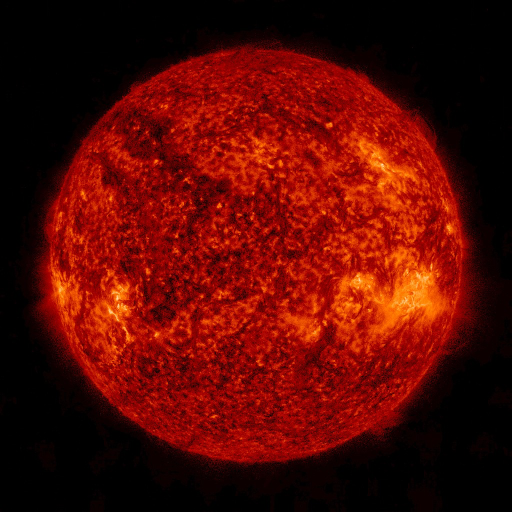
#> input picture pictures/base.png, 1024 x 1024 px (shown at 1/2 size); its folder holds only this picture in this run
$ python align_center.py
#> lines starting #> are read from the running program, lines starting #| are printed output that depends on the picture; after the words box and inside, x2 and y2 are one past the last pixel; in counts of white or black regions, pixels touching at a corner belong together
#> further down, base_image is the input picture: shape (1024, 1024, 3); mean B, G, R 2.7, 9.7, 87.2

import os
import glob
import cv2
import numpy as np

SHOW = True
MAX_SIZE = 900
DEBUG_FOLDER = "debug"


def _to_uint8_bgr(image):
    img = np.asarray(image)
    if img.dtype != np.uint8:
        img = img.astype(np.float32)
        lo, hi = float(img.min()), float(img.max())
        img = (img - lo) / (hi - lo) * 255 if hi > lo else np.zeros_like(img)
        img = img.astype(np.uint8)
    if img.ndim == 2:
        img = cv2.cvtColor(img, cv2.COLOR_GRAY2BGR)
    elif img.shape[2] == 4:
        img = cv2.cvtColor(img, cv2.COLOR_BGRA2BGR)
    return img


def _gui_available():
    if os.name == "nt" or os.uname().sysname == "Darwin":
        return True
    return bool(os.environ.get("DISPLAY") or os.environ.get("WAYLAND_DISPLAY"))


def show_image(image, title="image", wait=True):
    if not SHOW:
        return
    img = _to_uint8_bgr(image)
    h, w = img.shape[:2]
    scale = min(1.0, MAX_SIZE / max(h, w))
    if scale < 1.0:
        img = cv2.resize(img, (int(w * scale), int(h * scale)),
                         interpolation=cv2.INTER_AREA)
    if _gui_available():
        try:
            cv2.imshow(title, img)
            if wait:
                cv2.waitKey(0)
                cv2.destroyWindow(title)
            else:
                cv2.waitKey(1)
            return
        except cv2.error:   # opencv-python-headless
            pass
    os.makedirs(DEBUG_FOLDER, exist_ok=True)
    safe = "".join(c if c.isalnum() or c in "-_." else "_" for c in title)
    path = os.path.join(DEBUG_FOLDER, f"{safe}.png")
    cv2.imwrite(path, img)
    print(f"[show_image] окно недоступно, сохранено: {path}")


def show_compare(before, after, title="до | после", wait=True):
    """Показывает 'до' и 'после' рядом с подписями."""
    if not SHOW:
        return
    a, b = _to_uint8_bgr(before), _to_uint8_bgr(after)
    h = min(a.shape[0], b.shape[0])
    a = cv2.resize(a, (int(a.shape[1] * h / a.shape[0]), h))
    b = cv2.resize(b, (int(b.shape[1] * h / b.shape[0]), h))
    for img, text in ((a, "before"), (b, "after")):
        cv2.putText(img, text, (10, 30), cv2.FONT_HERSHEY_SIMPLEX, 1.0,
                    (0, 255, 255), 2, cv2.LINE_AA)
    show_image(np.hstack([a, b]), title, wait)


INPUT_FOLDER = "pictures"
OUTPUT_FOLDER = "aligned"


def find_sun_center(image):
    gray = cv2.cvtColor(image, cv2.COLOR_BGR2GRAY)
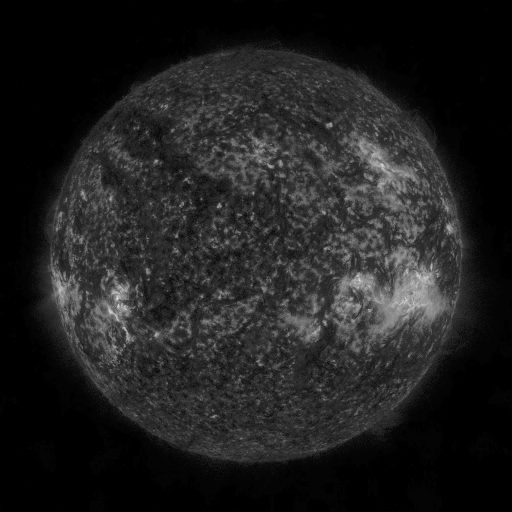
#> gray: shape (1024, 1024) (shown at 1/2 size); min 0, max 239, mean 32
    blurred = cv2.GaussianBlur(gray, (5, 5), 0)
    threshold, mask = cv2.threshold(blurred, 0, 255, cv2.THRESH_BINARY + cv2.THRESH_OTSU)
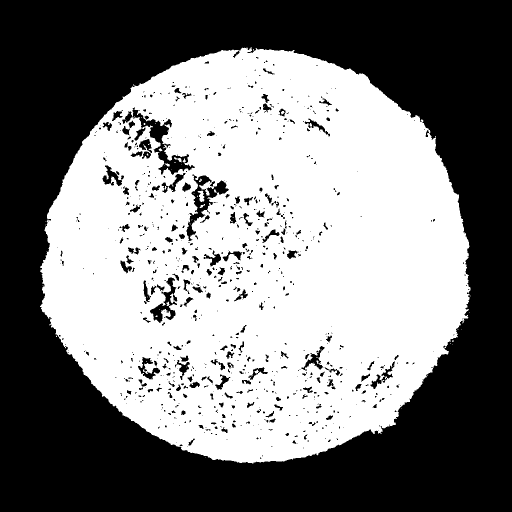
#> mask: shape (1024, 1024) (shown at 1/2 size); 49.3% white; 56 white regions (44 under 20 px), largest, box (x1, y1, x2, y2) and area: (80, 95, 941, 927) 516665, (395, 381, 409, 404) 186, (348, 314, 364, 325) 67
#> threshold = 32

    show_image(mask, "маска Солнца")
#> in _to_uint8_bgr, `img = cv2.cvtColor(img, cv2.COLOR_GRAY2BGR)`: img: shape (1024, 1024, 3); 49.3% white; 56 white regions (44 under 20 px)
#> in show_image, `img = cv2.resize(img, (int(w * scale), int(h * scale)), interpolation=..`:
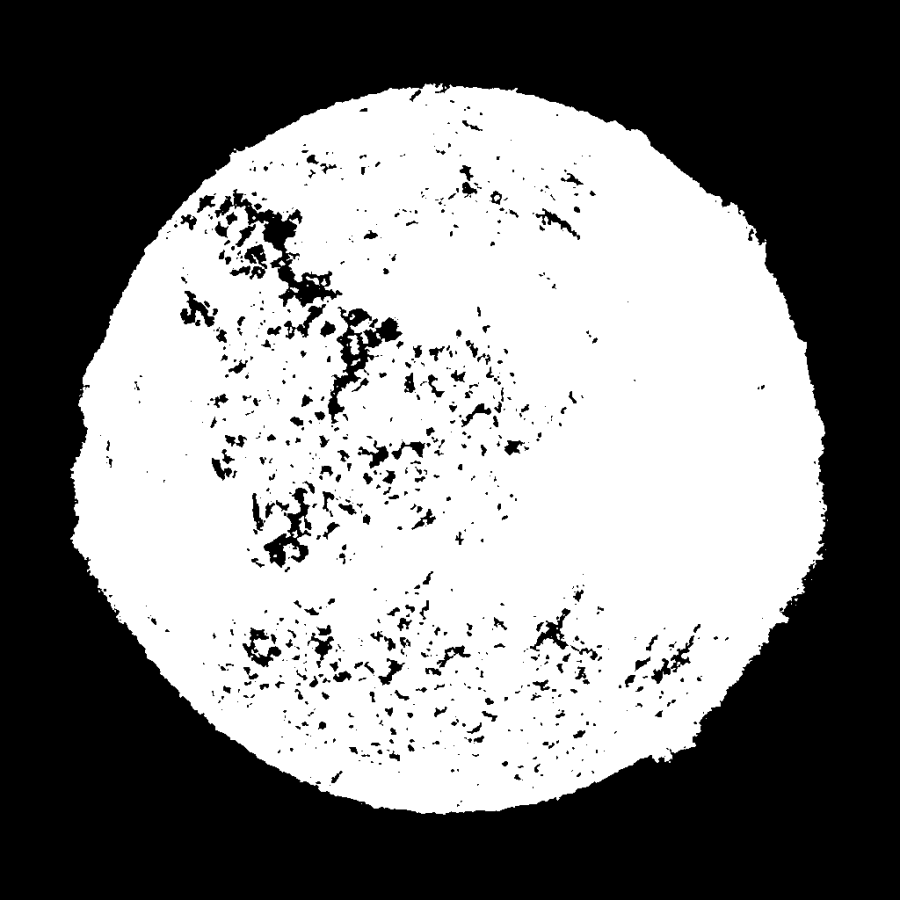
#> img: shape (900, 900, 3); min 0, max 255, mean 125.8

    contours, hierarchy = cv2.findContours(mask, cv2.RETR_EXTERNAL, cv2.CHAIN_APPROX_SIMPLE)
#> contours = 16 contours, 15 with area under 20; largest, box (x1, y1, x2, y2) and area: (80, 95, 941, 927) 547708
    biggest = max(contours, key=cv2.contourArea)
#> biggest = contour of 1725 points, box (x1, y1, x2, y2) (80, 95, 941, 927), area 547708

    (center_x, center_y), radius = cv2.minEnclosingCircle(biggest)
#> center_x = 510.5; center_y = 524.9; radius = 439.5
    return center_x, center_y


def move_sun_to_center(image, center_x, center_y, base_center_x, base_center_y):
    height, width = image.shape[:2]
    shift_x = base_center_x - center_x
    shift_y = base_center_y - center_y

    matrix = np.float32([[1, 0, shift_x],
                         [0, 1, shift_y]])
    result = cv2.warpAffine(image, matrix, (width, height))
    show_compare(image, result, "сдвиг")
    return result


os.makedirs(OUTPUT_FOLDER, exist_ok=True)
paths = glob.glob(os.path.join(INPUT_FOLDER, "*.png"))

base_image = cv2.imread(paths[0])
base_center_x, base_center_y = find_sun_center(base_image)
#> base_center_x = 510.5; base_center_y = 524.9
print(f"base:  x={base_center_x:.2f}, y={base_center_y:.2f}")
#| base:  x=510.55, y=524.91

for path in paths[1:]:
    image = cv2.imread(path)

    center_x, center_y = find_sun_center(image)
    result = move_sun_to_center(image, center_x, center_y, base_center_x, base_center_y)

    #Check the new center after moving
    new_x, new_y = find_sun_center(result)
    print(f"было ({center_x:.2f}, {center_y:.2f})  ->  стало ({new_x:.2f}, {new_y:.2f})")


    file_name = os.path.basename(path)
    cv2.imwrite(os.path.join(OUTPUT_FOLDER, file_name), result)
    print(file_name, "готово")

$ run again, on pictures/image.png
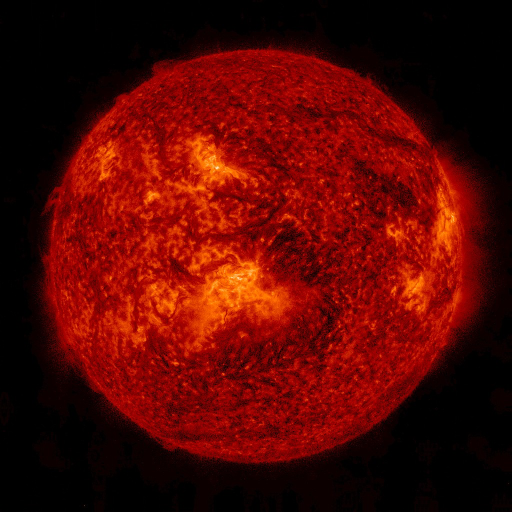
#> input picture pictures/image.png, 1024 x 1024 px (shown at 1/2 size)
#> base_image is the input picture: shape (1024, 1024, 3); mean B, G, R 2.2, 7.5, 84.6
#> in find_sun_center, `threshold, mask = cv2.threshold(blurred, 0, 255, cv2.THRESH_BINARY + c..`:
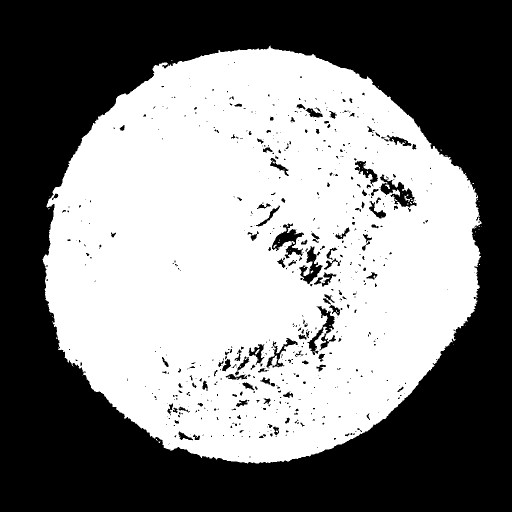
#> mask: shape (1024, 1024) (shown at 1/2 size); 50.9% white; 599 black regions (439 under 20 px), largest, box (x1, y1, x2, y2) and area: (0, 0, 1024, 1024) 492529, (758, 349, 833, 415) 1788, (544, 447, 608, 517) 1723
#> threshold = 29
#> in show_image, `img = cv2.resize(img, (int(w * scale), int(h * scale)), interpolation=..`:
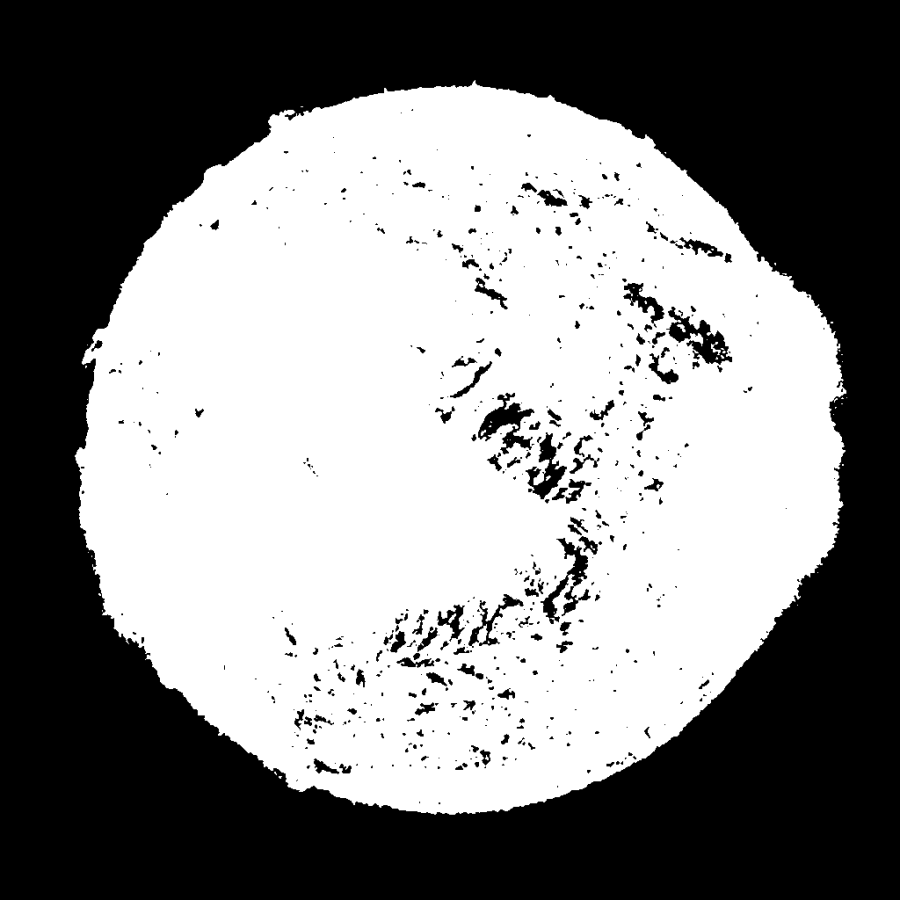
#> img: shape (900, 900, 3); min 0, max 255, mean 129.8
#> contours = 26 contours, 25 with area under 20; largest, box (x1, y1, x2, y2) and area: (85, 91, 963, 927) 554460
#> biggest = contour of 1720 points, box (x1, y1, x2, y2) (85, 91, 963, 927), area 554460
#> center_x = 526.8; center_y = 521.3; radius = 447.6
#> base_center_x = 526.8; base_center_y = 521.3
#| base:  x=526.79, y=521.28
